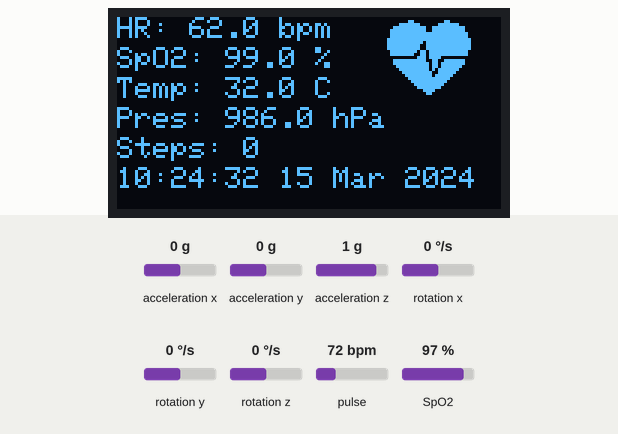
This sketch was run on a simulated ESP8266 (NodeMCU). On the bench: 128×64 one-colour display. Inputs (shaded band) come from the test bench; at power-on: pulse 72 bpm, SpO2 97 %, acceleration x 0 g, acceleration y 0 g, acceleration z 1 g, rotation x 0 °/s, rotation y 0 °/s, rotation z 0 °/s. WiFi joins after 1.5 s; servers stay silent unless stated; uploads are accepted with an empty reply; the local clock reads 2024-03-15 10:24:30 at power-on unless the sketch sets it; random numbers use the default seed unless the sketch sets one; what the sketch prints to the serial monitor is not drawn.

Above: at 2.7 s.
2.8 s: pulse set to 42 bpm
At 4.3 s:
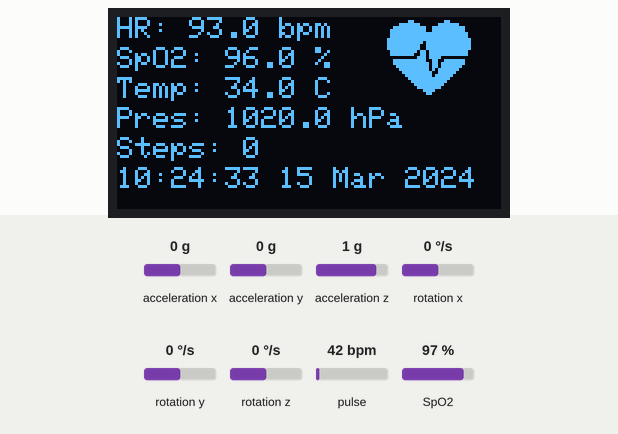
5.8 s: SpO2 set to 80 %
At 7.0 s:
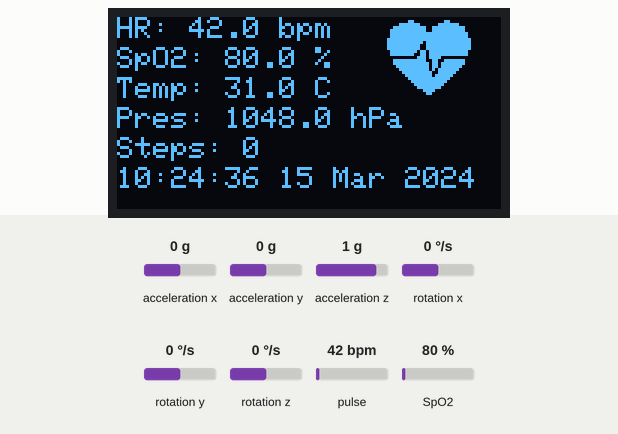
8.8 s: pulse set to 70 bpm
At 10.4 s:
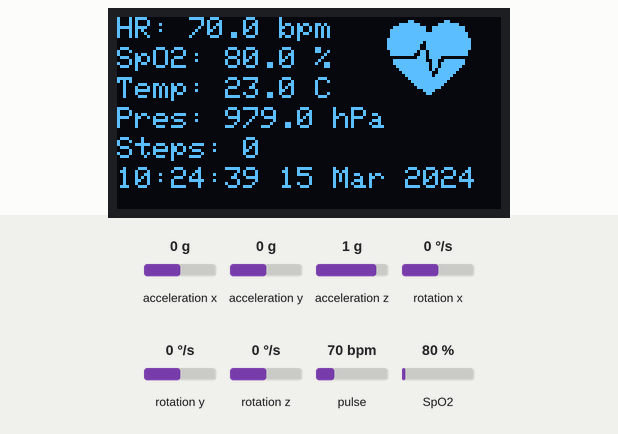
11.8 s: SpO2 set to 85 %
At 13.1 s:
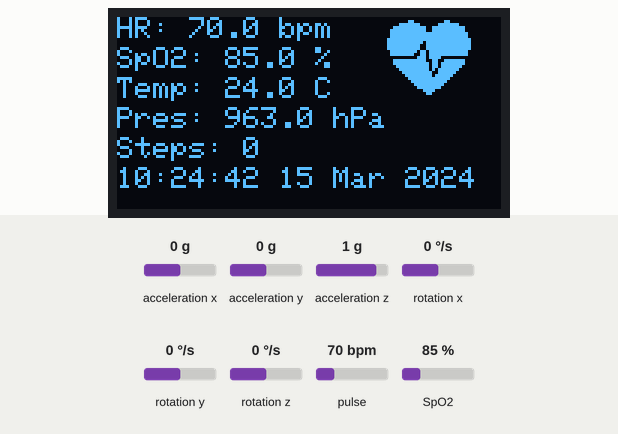
Timing chart, 0 to 14.8 s (numbered marks = the images above; inputs shaded):
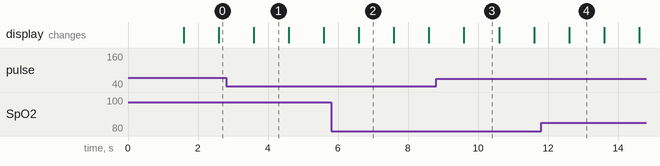

The sketch:

spectra_main.ino
```cpp
#include <Wire.h>
#include "MAX30100_PulseOximeter.h"
#include <Adafruit_GFX.h>
#include <Adafruit_SSD1306.h>
#include <MPU6050.h>
#include <ESP8266WiFi.h>
#include <ESP8266HTTPClient.h>
#include <ArduinoJson.h>
#include <time.h>

// OLED SPI pin mapping (for ESP8266)
#define OLED_MOSI D7  // D1 on OLED → SDA
#define OLED_CLK D5   // D0 on OLED → SCL
#define OLED_DC D3    // DC pin
#define OLED_CS D8    // CS pin
#define OLED_RESET D4 // RES pin

#define SCREEN_WIDTH 128
#define SCREEN_HEIGHT 64

Adafruit_SSD1306 oled(SCREEN_WIDTH, SCREEN_HEIGHT, &SPI, OLED_DC, OLED_RESET, OLED_CS);

PulseOximeter pox;
MPU6050 mpu;

// WiFi credentials
const char *ssid = "your-hotspot-name";
const char *password = "your-hotspot-password";

// Backend server
const char *serverDataEndpoint = "http://your-ip-address:3000/data";
// Backend server for AI queries
const char *aiServer = "http://your-ip-address:3000/ask-ai";

// NTP settings
const char *ntpServer = "pool.ntp.org";
const long gmtOffset_sec = 19800;
const int daylightOffset_sec = 0;

uint32_t tsLastReport = 0;
bool beatDetected = false;
unsigned long lastStepTime = 0;
const unsigned long stepDebounceTime = 300;
int stepCount = 0;

String lastAIResponse = "";

void onBeatDetected()
{
  Serial.println("Beat Detected!");
  beatDetected = true;
}

const unsigned char heartBitmap[] PROGMEM = {
    0x00, 0x00, 0x00, 0x00, 0x01, 0x80, 0x18, 0x00, 0x0f, 0xe0, 0x7f, 0x00, 0x3f, 0xf9, 0xff, 0xc0,
    0x7f, 0xf9, 0xff, 0xc0, 0x7f, 0xff, 0xff, 0xe0, 0x7f, 0xff, 0xff, 0xe0, 0xff, 0xff, 0xff, 0xf0,
    0xff, 0xf7, 0xff, 0xf0, 0xff, 0xe7, 0xff, 0xf0, 0xff, 0xe7, 0xff, 0xf0, 0x7f, 0xdb, 0xff, 0xe0,
    0x7f, 0x9b, 0xff, 0xe0, 0x00, 0x3b, 0xc0, 0x00, 0x3f, 0xf9, 0x9f, 0xc0, 0x3f, 0xfd, 0xbf, 0xc0,
    0x1f, 0xfd, 0xbf, 0x80, 0x0f, 0xfd, 0x7f, 0x00, 0x07, 0xfe, 0x7e, 0x00, 0x03, 0xfe, 0xfc, 0x00,
    0x01, 0xff, 0xf8, 0x00, 0x00, 0xff, 0xf0, 0x00, 0x00, 0x7f, 0xe0, 0x00, 0x00, 0x3f, 0xc0, 0x00,
    0x00, 0x0f, 0x00, 0x00, 0x00, 0x06, 0x00, 0x00, 0x00, 0x00, 0x00, 0x00, 0x00, 0x00, 0x00, 0x00};

void setup()
{
  Serial.begin(115200);
  Wire.begin();

  if (!oled.begin(SSD1306_SWITCHCAPVCC))
  {
    Serial.println("SSD1306 allocation failed");
    for (;;)
      ;
  }
  mpu.initialize();
  if (!mpu.testConnection()) {
    Serial.println("MPU6050 connection failed!");
    while (1);
  }

  oled.clearDisplay();
  oled.setTextSize(1);
  oled.setTextColor(SSD1306_WHITE);
  oled.setCursor(0, 0);
  oled.println("Connecting WiFi...");
  oled.display();

  WiFi.begin(ssid, password);
  while (WiFi.status() != WL_CONNECTED)
  {
    delay(500);
    Serial.print(".");
  }
  Serial.println("\nWiFi connected!");

  configTime(gmtOffset_sec, daylightOffset_sec, ntpServer);
}

void detectStep()
{
  int16_t ax, ay, az;
  mpu.getAcceleration(&ax, &ay, &az);

  float ax_g = ax / 16384.0;
  float ay_g = ay / 16384.0;
  float az_g = az / 16384.0;

  float accMagnitude = sqrt(ax_g * ax_g + ay_g * ay_g + az_g * az_g);

  static float prevMagnitude = 1.0;
  static bool stepPossible = false;

  if ((accMagnitude - prevMagnitude) > 0.25)
  {
    stepPossible = true;
  }

  if (stepPossible && (prevMagnitude - accMagnitude) > 0.25)
  {
    if (millis() - lastStepTime > stepDebounceTime)
    {
      stepCount++;
      lastStepTime = millis();
    }
    stepPossible = false;
  }

  prevMagnitude = accMagnitude;
}

String getFormattedTime()
{
  struct tm timeinfo;
  if (!getLocalTime(&timeinfo))
    return "Time N/A";
  char buffer[16];
  strftime(buffer, sizeof(buffer), "%H:%M:%S", &timeinfo);
  return String(buffer);
}

String getFormattedDate()
{
  struct tm timeinfo;
  if (!getLocalTime(&timeinfo))
    return "Date N/A";
  char buffer[20];
  strftime(buffer, sizeof(buffer), "%d %b %Y", &timeinfo);
  return String(buffer);
}

void askAI(String query)
{
  if (WiFi.status() == WL_CONNECTED)
  {
    HTTPClient http;
    WiFiClient client;
    http.begin(client, aiServer);
    http.addHeader("Content-Type", "application/json");

    StaticJsonDocument<128> doc;
    doc["query"] = query;
    String jsonPayload;
    serializeJson(doc, jsonPayload);

    int httpCode = http.POST(jsonPayload);

    if (httpCode > 0)
    {
      String response = http.getString();
      Serial.println("AI Response:");
      Serial.println(response);

      StaticJsonDocument<256> respDoc;
      DeserializationError err = deserializeJson(respDoc, response);
      if (!err && respDoc.containsKey("response"))
      {
        lastAIResponse = respDoc["response"].as<String>();
      }
      else
      {
        lastAIResponse = response;
      }
    }
    else
    {
      Serial.print("AI Request Failed. HTTP code: ");
      Serial.println(httpCode);
    }

    http.end();
  }
}

void sendSensorDataToAI(float hr, float spo2, float temp, float pressure, int steps, String timeStr)
{
  if (WiFi.status() == WL_CONNECTED)
  {
    HTTPClient http;
    WiFiClient client;
    http.begin(client, serverDataEndpoint);
    http.addHeader("Content-Type", "application/json");

    StaticJsonDocument<256> doc;
    doc["heartRate"] = hr;
    doc["spo2"] = spo2;
    doc["temperature"] = temp;
    doc["pressure"] = pressure;
    doc["steps"] = steps;
    doc["time"] = timeStr;

    String requestBody;
    serializeJson(doc, requestBody);

    int code = http.POST(requestBody);
    Serial.print("Data POST status: ");
    Serial.println(code);

    http.end();
  }
  else
  {
    Serial.println("WiFi not connected, skipping POST");
  }
}

void loop()
{
  pox.update();
  detectStep();

  static unsigned long lastDisplayUpdate = 0;
  static unsigned long lastPostUpdate = 0;
  unsigned long currentMillis = millis();

  float bpm = pox.getHeartRate();
  float spo2 = pox.getSpO2();

  // fallback for sensor inaccuracy
  float temp = random(20, 35);
  float pressure = random(950, 1050);
  if (bpm == 0.0)
    bpm = random(60, 100);
  if (spo2 == 0.0)
    spo2 = random(95, 100);

  if (currentMillis - lastDisplayUpdate > 1000)
  {
    lastDisplayUpdate = currentMillis;

    oled.clearDisplay();
    oled.setTextSize(1);
    oled.setTextColor(SSD1306_WHITE);
    oled.setCursor(0, 0);
    oled.print("HR: ");
    oled.print(bpm, 1);
    oled.print(" bpm");
    oled.setCursor(0, 10);
    oled.print("SpO2: ");
    oled.print(spo2, 1);
    oled.print(" %");
    oled.setCursor(0, 20);
    oled.print("Temp: ");
    oled.print(temp, 1);
    oled.print(" C");
    oled.setCursor(0, 30);
    oled.print("Pres: ");
    oled.print(pressure, 1);
    oled.print(" hPa");
    oled.setCursor(0, 40);
    oled.print("Steps: ");
    oled.print(stepCount);
    oled.setCursor(0, 50);
    oled.print(getFormattedTime());
    oled.print(" ");
    oled.print(getFormattedDate());
    oled.drawBitmap(90, 0, heartBitmap, 28, 28, SSD1306_WHITE);
    oled.display();
  }

  if (currentMillis - lastPostUpdate > 1000)
  {
    lastPostUpdate = currentMillis;
    sendSensorDataToAI(bpm, spo2, temp, pressure, stepCount, getFormattedTime());
  }
}
```

Measured:
- what the display in image 1 shows lasts 1.0 s, from 3.6 s to 4.6 s
